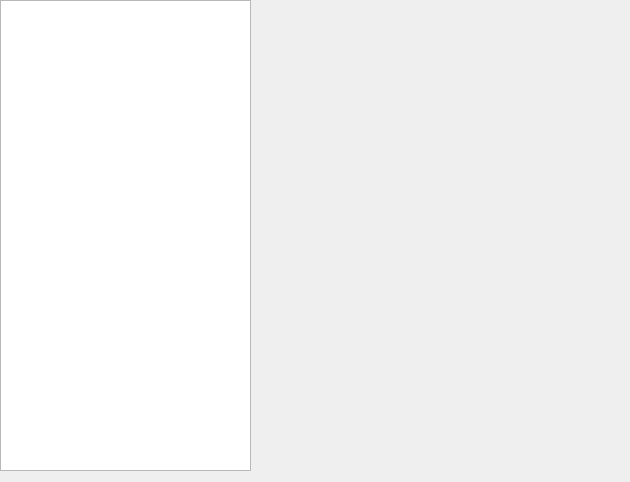
<?xml version="1.0" encoding="UTF-8"?>
<ui version="4.0">
 <class>UnionChatDialog</class>
 <widget class="FramelessDialog" name="UnionChatDialog">
  <property name="geometry">
   <rect>
    <x>0</x>
    <y>0</y>
    <width>630</width>
    <height>482</height>
   </rect>
  </property>
  <property name="windowTitle">
   <string>UnionChatDialog</string>
  </property>
  <widget class="UnionChatListView" name="listView">
   <property name="geometry">
    <rect>
     <x>0</x>
     <y>0</y>
     <width>251</width>
     <height>471</height>
    </rect>
   </property>
  </widget>
  <widget class="QStackedWidget" name="stackedWidget">
   <property name="geometry">
    <rect>
     <x>256</x>
     <y>0</y>
     <width>351</width>
     <height>471</height>
    </rect>
   </property>
  </widget>
 </widget>
 <layoutdefault spacing="6" margin="11"/>
 <customwidgets>
  <customwidget>
   <class>FramelessDialog</class>
   <extends>QWidget</extends>
   <header>framelessdialog.h</header>
   <container>1</container>
  </customwidget>
  <customwidget>
   <class>UnionChatListView</class>
   <extends>QListView</extends>
   <header location="global">unionchatlistview.h</header>
  </customwidget>
 </customwidgets>
 <resources/>
 <connections/>
</ui>
